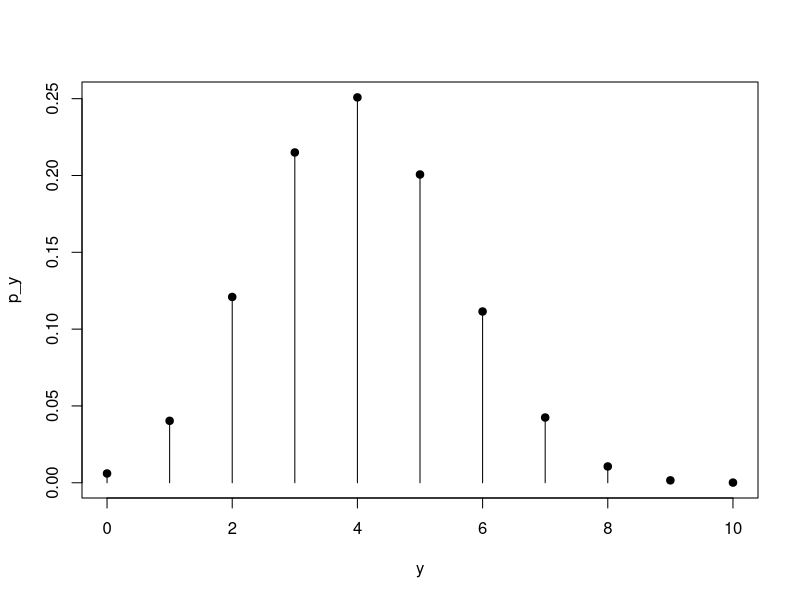

This chart was generated by the following R code:
## ---- chunk 1
y <- 0:10
# Discrete binomial with n of 10 and probability of .4
p_y <- dbinom(y, size = 10, prob = 0.4)

# Create distribution of y and probability of y
dist <- cbind(y,p_y)

# Name columns
colnames(dist) <- c("y", "p(y)")

# Call distribution
dist

# Create plot with type = histogram
plot(y, p_y, type = "h")
points(y, p_y, pch=19)

# Cumulative probability
# p(Y>=8) = 1-P(Y<=7)
1-pbinom(7, size = 10, prob = 0.4)
